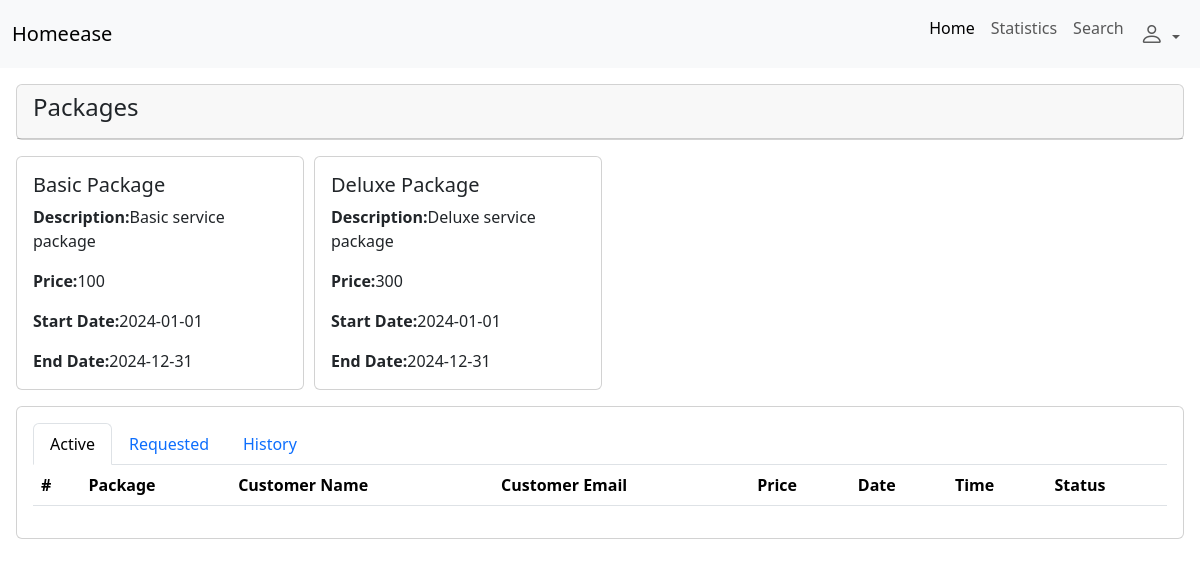
Before: /admin/viewprofessional/1 (signed in) with the older database file.
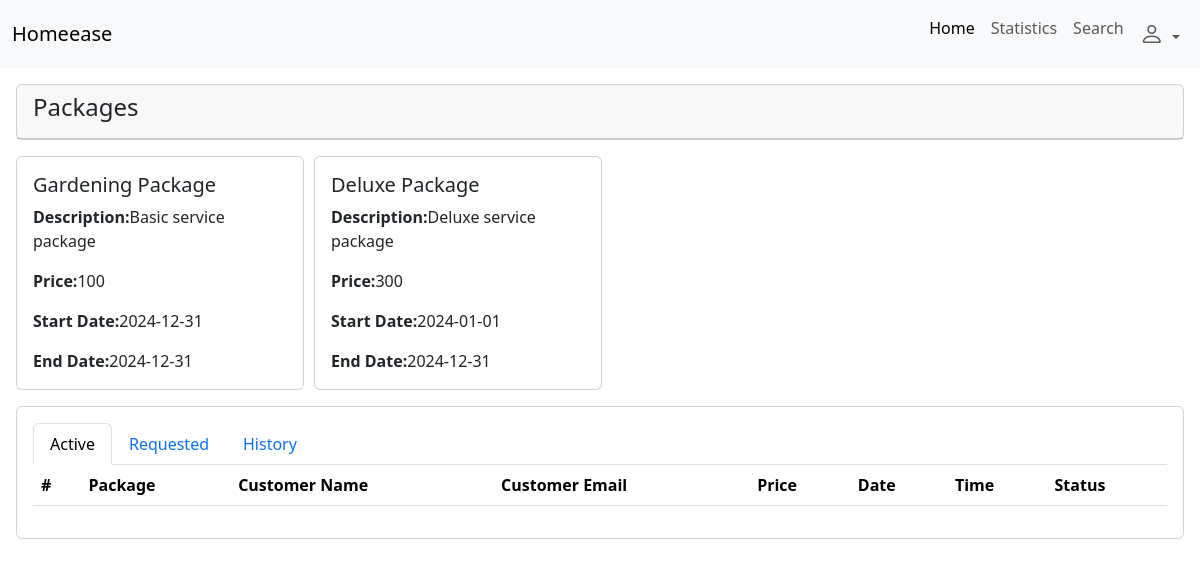
After: the same page with the newer database file.
### backend/models.py (models this page shows)
class Package(db.Model):# table name package
    id = db.Column(db.Integer, primary_key =True , autoincrement=True)
    title = db.Column(db.String, unique=True , nullable=False)
    price = db.Column(db.String , nullable=False)
    description= db.Column(db.String , nullable=False)
    prof_id = db.Column(db.Integer ,db.ForeignKey("professional.id") , nullable=False ) # db.ForeignKey("tablename.attribute")
    status = db.Column(db.String, nullable=False)
    start_date = db.Column(db.Date , nullable =False)
    end_date = db.Column(db.Date , nullable =False)
    bookings = db.relationship("Booking", backref="package",cascade="all, delete-orphan", lazy=True)

### backend/routes.py (the view)
@app.route("/admin/viewprofessional/<int:prof_id>", methods=["GET","POST"])
@login_required
def view_prf(prof_id):
    packs=db.session.query(Package).filter_by(prof_id=prof_id).all()
    bookings=db.session.query(Booking).filter_by(prof_id=prof_id).all()
    return render_template("admin/viewprofessional.html",packages=packs,bookings=bookings)

### app.py (called while the page is built)
def create_app():
    app=Flask(__name__)
    app.config["SQLALCHEMY_DATABASE_URI"]="sqlite:///mydb.sqlite3"
    app.config["SECRET_KEY"]="mysecretkey"
    loginmanager=LoginManager(app)
    @loginmanager.user_loader
    def load_user(email):
        obj=db.session.query(Professional).filter_by(email=email).first() or db.session.query(Customer).filter_by(email=email).first() or db.session.query(Admin).filter_by(email=email).first()
        return obj
    db.init_app(app)
    app.app_context().push()
    return app

### templates/admin/viewprofessional.html (shortened to what the changed rows need)
<!doctype html>
<html lang="en">
<head>
    <link href="https://cdn.jsdelivr.net/npm/bootstrap@5.3.8/dist/css/bootstrap.min.css" rel="stylesheet"
>
    <link rel="stylesheet" href="https://cdn.jsdelivr.net/npm/bootstrap-icons@1.13.1/font/bootstrap-icons.min.css">
</head>
<body>
    <div class="card-body ms-3 mt-3 me-3 mb-3">
        <div class="row">
            {% for package in packages %}
            <div class="col-3">
                <div class="card" style="width: 18rem;">
                    <div class="card-body">
                        <h5 class="card-title">{{package.title}}</h5>
                        <p class="card-text"><strong>Description:</strong>{{package.description}} </p>
                        <p class="card-text"><strong>Price:</strong>{{package.price}}</p>
                        <p class="card-text"><strong>Start Date:</strong>{{package.start_date}}</p>
                        <p class="card-text"><strong>End Date:</strong>{{package.end_date}}</p>
                    </div>
                </div>
            </div>
            {% endfor %}
        </div>
    </div>
    <div class="card ms-3 me-3 mt-3">
        <div class="card-body">
            <div class="tab-content" id="myTabContent">
                <div class="tab-pane fade show active" id="pills-accepted-booking" role="tabpanel"
                    aria-labelledby="home-tab" tabindex="0">
                    <table class="table">
                        <thead>
                            <tr>
                                <th scope="col">#</th>
                                <th scope="col">Package</th>
                                <th scope="col">Customer Name</th>
                                <th scope="col">Customer Email</th>
                                <th scope="col">Price</th>
                                <th scope="col">Date</th>
                                <th scope="col">Time</th>
                                <th scope="col">Status</th>
                            </tr>
                        </thead>
                    </table>
                </div>
            </div>
        </div>
    </div>
</body>
</html>

Changed rows visible on the page:
changed Package "Basic service package": title "Basic Package" → "Gardening Package"; start_date "2024-01-01" → "2024-12-31"
